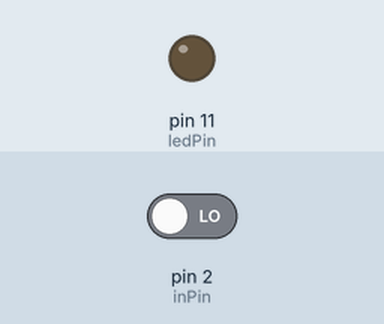
Recording of a sketch running on a simulated Arduino Uno, built with avr-gcc and run on an emulated ATmega328P. Shown: output pins drawn as LEDs (lit = HIGH). The test bench sets the inputs (shaded band); at power-on: pin 2 (inPin) LOW.

Above: at 1.2 s.
1.3 s: pin 2 (inPin) driven HIGH
At 1.7 s:
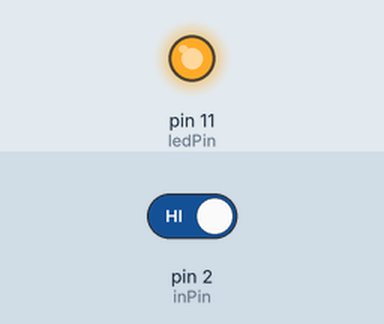
2.8 s: pin 2 (inPin) driven LOW
At 4.0 s:
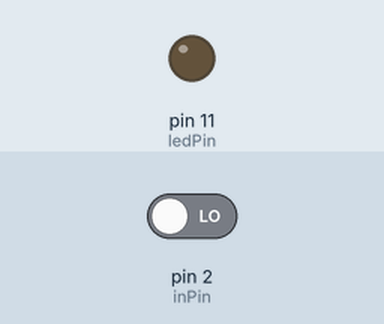
Timing chart, 0 to 5.8 s (numbered marks = the images above; inputs shaded):
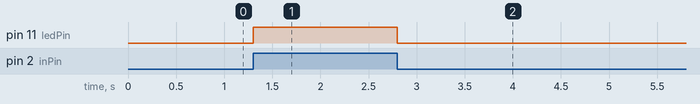

Measured:
- after the input at 1.3 s, pin 11 (ledPin): LOW → HIGH at once
- after the input at 2.8 s, pin 11 (ledPin): HIGH → LOW at once

The sketch:

pushbuttonled.ino
```cpp
int ledPin = 11;
int inPin = 2;
int val = 0;
void setup() {
  // put your setup code here, to run once:
  pinMode(ledPin, OUTPUT);
  pinMode(inPin, INPUT);

}

void loop() {
  // put your main code here, to run repeatedly:
  val = digitalRead(inPin);
  if (val == HIGH) {
    digitalWrite(ledPin, HIGH);
  } else {
    digitalWrite(ledPin, LOW);
  }


}
```
